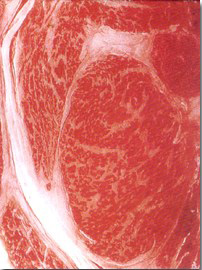
%> input picture DIVIDE/一维交叉熵和Tsallis/niurou.jpg, 202 x 270 px
$ octave Demo_Tsallis_1D.m   (GNU Octave 9; MATLAB toolbox functions it lacks are replaced by stand-ins)
%> lines starting %> are read from the running program, lines starting %| are printed output that depends on the picture; in (x1, y1, x2, y2) boxes, pixels count from 0 and x2, y2 are one past the last pixel; in counts of white or black regions, pixels touching at a corner belong together; the program's own positions count from 1
addpath('images')

clc
% [5 lines of commented-out code are left out]
img = rgb2gray(imread('niurou.jpg'));
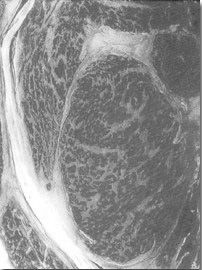
%> img: size 270x202 uint8; min 39, max 255, mean 142.3
% [4 lines of commented-out code are left out]
sigma = 0;
img = imnoise(img, 'gaussian', 0, (sigma/255)^2);
minGray = double(min(img(:)));
%> minGray = 39
maxGray = double(max(img(:)));
%> maxGray = 255
histVec = imhist(img);
%> histVec = 256 values, max 1289 at index 111, min 0 at index 1, mean 213
probVec = histVec / sum(histVec);
%> probVec = 256 values, max 0.0236 at index 111, min 0 at index 1, mean 0.00391
L = 256;
SVec = -inf(L,1);

% q = 1.1;
q = 0.5;
tic
for t = minGray+1:maxGray-1
    PA = sum(probVec(1:t));
    SA = (1 - sum((probVec(1:t)/PA).^q)) / (q-1);
    PB = sum(probVec(t+1:L));
    SB = (1 - sum((probVec(t+1:L)/PB).^q)) / (q-1);
    SVec(t) = SA + SB + (1-q)*SA*SB;
%     SVec(t) = SA + SB;
end
%> this loop made 215 passes
%> (PA, SA, PB, SB) on passes 1 to 3: (1.83e-05, 0, 1, 23.29), (1.83e-05, 0, 1, 23.29), (1.83e-05, 0, 1, 23.29)
figure; plot(SVec)
%> after `plot(SVec)`:
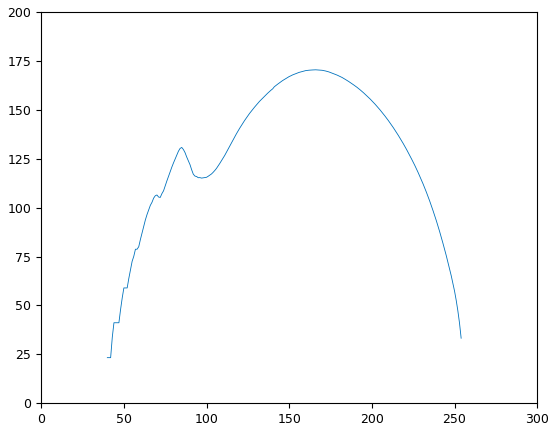
%> figure redrawn from the program's plot data; highest point at x = 166, y = 170.4
[~,bestT] = max(SVec);
%> bestT = 166
toc
bestT = bestT - 1;
%> bestT = 165
 figure; imshow(img>=bestT); title(['Tsallis Entropy T=', num2str(bestT)]);
%> after `imshow(img>=bestT)`:
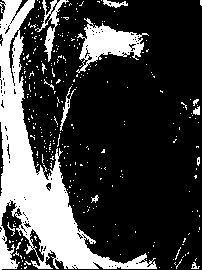
%> displayed picture: size 270x202 logical; 25.3% white; 311 white regions (298 under 20 px), largest, box (x1, y1, x2, y2) and area: (0, 0, 157, 270) 10398, (76, 18, 149, 73) 1637, (35, 0, 69, 62) 493
% [5 lines of commented-out code are left out]

$ run again, with DIVIDE/一维交叉熵和Tsallis/churou_1.JPG copied over DIVIDE/一维交叉熵和Tsallis/niurou.jpg
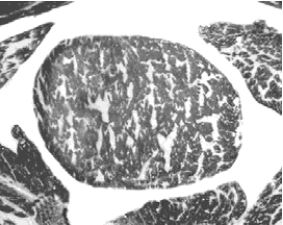
%> input picture DIVIDE/一维交叉熵和Tsallis/churou_1.JPG, 283 x 225 px
%> minGray = 45
%> maxGray = 255
%> histVec = 256 values, max 16001 at index 256, min 0 at index 1, mean 248.7
%> probVec = 256 values, max 0.251 at index 256, min 0 at index 1, mean 0.00391
%> the loop `for t = minGray+1:maxGray-1` made 209 passes
%> (PA, SA, PB, SB) on passes 1 to 3: (1.57e-05, 0, 1, 22.76), (3.14e-05, 0.828, 1, 22.75), (3.14e-05, 0.828, 1, 22.75)
%> `plot(SVec)`:
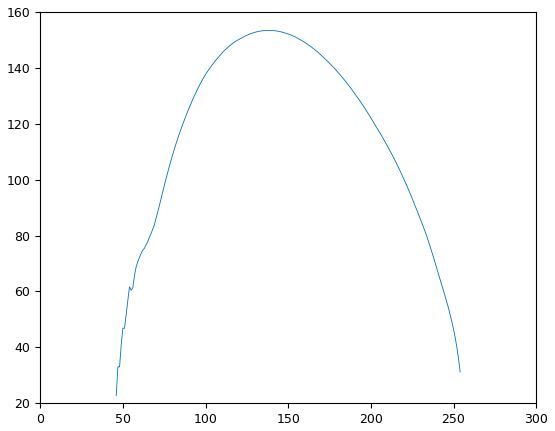
%> figure redrawn from the program's plot data; highest point at x = 138, y = 153.4
%> `[~,bestT] = max(SVec);`: bestT = 138
%> `bestT = bestT - 1;`: bestT = 137
%> `imshow(img>=bestT)`:
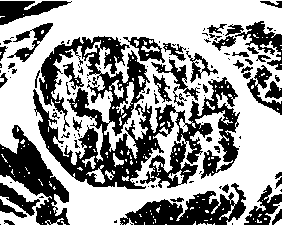
%> displayed picture: size 225x283 logical; 61.2% white; 119 black regions (69 under 20 px), largest, box (x1, y1, x2, y2) and area: (33, 36, 240, 189) 11853, (0, 125, 70, 225) 2759, (120, 183, 246, 225) 2523
